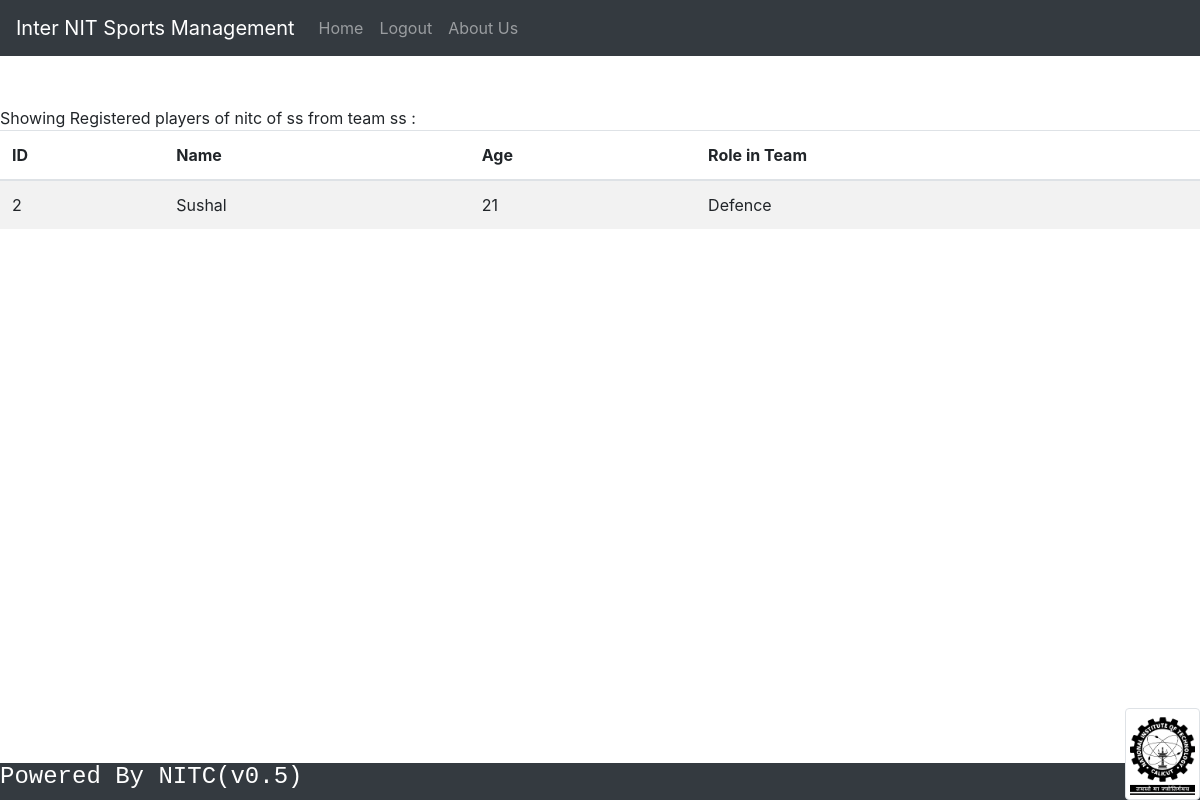
The page /loginsystem/guest_reg_players.php?nit=nitc&sport=ss&team=ss (signed in) on the database its author committed.
### tables this page shows
CREATE TABLE `players` (
  `serial` int(11) NOT NULL,
  `Name` varchar(50) NOT NULL,
  `age` int(11) NOT NULL,
  `food` varchar(15) NOT NULL,
  `nit_name` varchar(25) NOT NULL,
  `sport` varchar(30) NOT NULL,
  `team_name` varchar(30) DEFAULT NULL,
  `role` varchar(25) NOT NULL
);

### loginsystem/guest_reg_players.php (the view, shortened to what this page needs)
<!doctype html>
<html lang="en">
  <head>
    <link rel="stylesheet" href="https://stackpath.bootstrapcdn.com/bootstrap/4.4.1/css/bootstrap.min.css">
  </head>
  <body>
  <?php require 'partials/_nav.php' ?>
  <?php require 'partials/_footer.php' ?>
	<table class="table table-striped">
		<thead>
			<tr>
				<th>ID</th>
				<th>Name</th>
				<th>Age</th>
        <th>Role in Team</th>
			</tr>
		</thead>
		<tbody>
			<?php
				include 'partials/_dbconnect.php';
        $name = $_GET['nit'];
        $sport = $_GET['sport'];
		$team = $_GET['team'];
				$sql = "SELECT * FROM `players` where `nit_name`='$name' AND `sport`= '$sport' AND `team_name`= '$team'" ;
				$result = mysqli_query($conn, $sql);
				if (mysqli_num_rows($result) > 0 ) {
				    while($row = mysqli_fetch_assoc($result)) {
  			        echo "<tr>
                          <td>" . $row["serial"] . "</td>
                          <td>" . $row["Name"] . "</td>
                          <td>" . $row["age"] . "</td>
                          <td>" . $row["role"] . "</td>
                       </tr>";
          }
				} else {
				    echo "0 results";
				}
       ?>
	</table>
</body>
  </body>
</html>

### rows shown on the page
players: serial "2", Name "Sushal", age "21", role "Defence"
